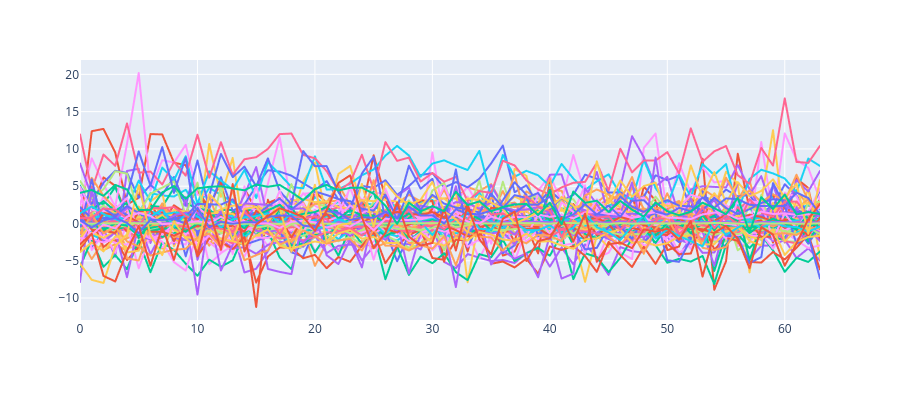

Notebook code cell kept with this figure:
### Code cell
line(torch.tensor(np.tile(regressor.coef_, reps=(64,1))) * cache['blocks.0.ln2.hook_normalized'][12][:, selected_neurons_ids])
